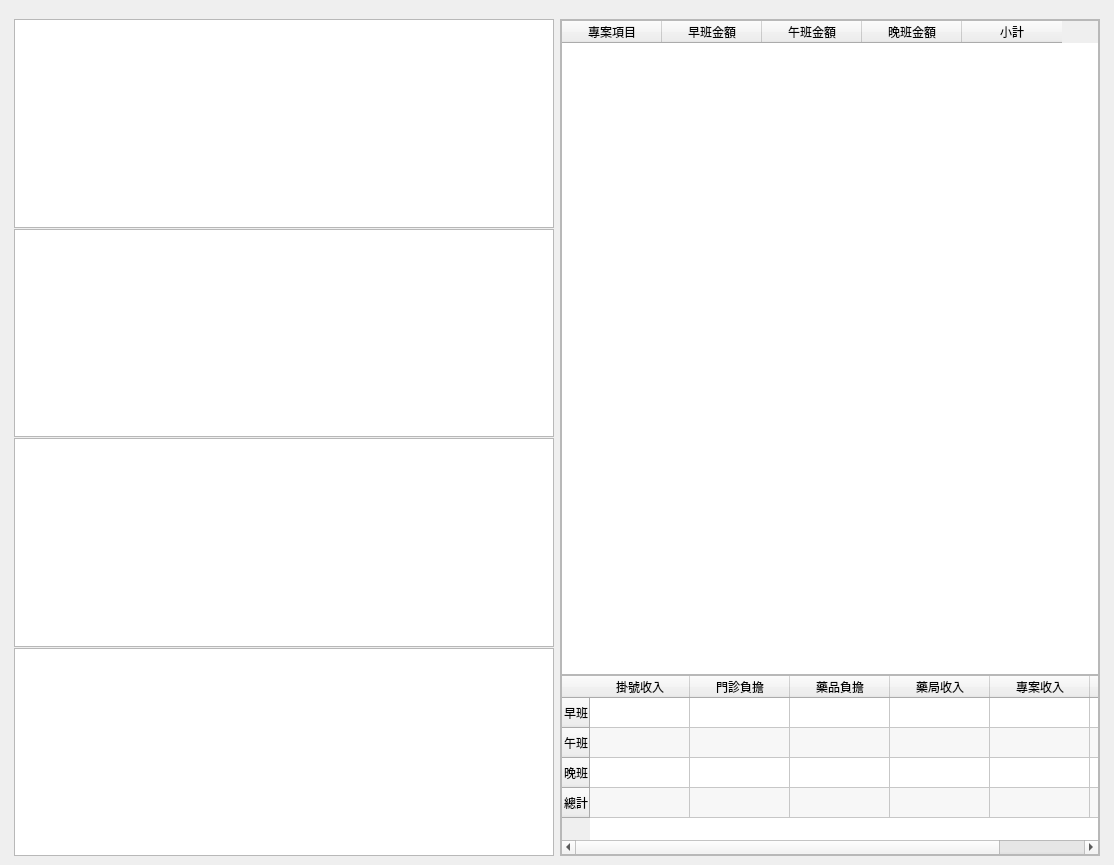
<?xml version="1.0" encoding="UTF-8"?>
<ui version="4.0">
 <class>WindowStatisticsBranchDailyIncome</class>
 <widget class="QMainWindow" name="WindowStatisticsBranchDailyIncome">
  <property name="geometry">
   <rect>
    <x>0</x>
    <y>0</y>
    <width>1114</width>
    <height>865</height>
   </rect>
  </property>
  <property name="windowTitle">
   <string>金額統計日報表</string>
  </property>
  <widget class="QWidget" name="centralwidget">
   <layout class="QHBoxLayout" name="horizontalLayout">
    <item>
     <layout class="QVBoxLayout" name="verticalLayout">
      <property name="leftMargin">
       <number>5</number>
      </property>
      <property name="topMargin">
       <number>10</number>
      </property>
      <property name="rightMargin">
       <number>5</number>
      </property>
      <item>
       <layout class="QVBoxLayout" name="verticalLayout_5">
        <item>
         <layout class="QHBoxLayout" name="horizontalLayout_2">
          <item>
           <layout class="QVBoxLayout" name="verticalLayout_3">
            <property name="spacing">
             <number>1</number>
            </property>
            <item>
             <widget class="QTableWidget" name="tableWidget_regist_fee">
              <property name="editTriggers">
               <set>QAbstractItemView::NoEditTriggers</set>
              </property>
              <property name="showDropIndicator" stdset="0">
               <bool>true</bool>
              </property>
              <property name="alternatingRowColors">
               <bool>true</bool>
              </property>
              <property name="selectionMode">
               <enum>QAbstractItemView::SingleSelection</enum>
              </property>
              <property name="selectionBehavior">
               <enum>QAbstractItemView::SelectRows</enum>
              </property>
              <attribute name="horizontalHeaderVisible">
               <bool>false</bool>
              </attribute>
              <attribute name="verticalHeaderVisible">
               <bool>false</bool>
              </attribute>
             </widget>
            </item>
            <item>
             <widget class="QTableWidget" name="tableWidget_diag_share_fee">
              <property name="editTriggers">
               <set>QAbstractItemView::NoEditTriggers</set>
              </property>
              <property name="alternatingRowColors">
               <bool>true</bool>
              </property>
              <property name="selectionMode">
               <enum>QAbstractItemView::SingleSelection</enum>
              </property>
              <property name="selectionBehavior">
               <enum>QAbstractItemView::SelectRows</enum>
              </property>
              <attribute name="horizontalHeaderVisible">
               <bool>false</bool>
              </attribute>
              <attribute name="verticalHeaderVisible">
               <bool>false</bool>
              </attribute>
             </widget>
            </item>
            <item>
             <widget class="QTableWidget" name="tableWidget_drug_share_fee">
              <property name="editTriggers">
               <set>QAbstractItemView::NoEditTriggers</set>
              </property>
              <property name="alternatingRowColors">
               <bool>true</bool>
              </property>
              <property name="selectionMode">
               <enum>QAbstractItemView::SingleSelection</enum>
              </property>
              <property name="selectionBehavior">
               <enum>QAbstractItemView::SelectRows</enum>
              </property>
              <attribute name="horizontalHeaderVisible">
               <bool>false</bool>
              </attribute>
              <attribute name="verticalHeaderVisible">
               <bool>false</bool>
              </attribute>
             </widget>
            </item>
            <item>
             <widget class="QTableWidget" name="tableWidget_self_total_fee">
              <property name="editTriggers">
               <set>QAbstractItemView::NoEditTriggers</set>
              </property>
              <property name="alternatingRowColors">
               <bool>true</bool>
              </property>
              <property name="selectionMode">
               <enum>QAbstractItemView::SingleSelection</enum>
              </property>
              <property name="selectionBehavior">
               <enum>QAbstractItemView::SelectRows</enum>
              </property>
              <attribute name="horizontalHeaderVisible">
               <bool>false</bool>
              </attribute>
              <attribute name="verticalHeaderVisible">
               <bool>false</bool>
              </attribute>
             </widget>
            </item>
           </layout>
          </item>
          <item>
           <widget class="QFrame" name="frame">
            <property name="minimumSize">
             <size>
              <width>0</width>
              <height>0</height>
             </size>
            </property>
            <property name="maximumSize">
             <size>
              <width>700</width>
              <height>16777215</height>
             </size>
            </property>
            <property name="frameShape">
             <enum>QFrame::StyledPanel</enum>
            </property>
            <property name="frameShadow">
             <enum>QFrame::Raised</enum>
            </property>
            <layout class="QVBoxLayout" name="verticalLayout_4">
             <property name="spacing">
              <number>0</number>
             </property>
             <property name="leftMargin">
              <number>0</number>
             </property>
             <property name="topMargin">
              <number>0</number>
             </property>
             <property name="rightMargin">
              <number>0</number>
             </property>
             <property name="bottomMargin">
              <number>0</number>
             </property>
             <item>
              <widget class="QTableWidget" name="tableWidget_project">
               <property name="maximumSize">
                <size>
                 <width>16777215</width>
                 <height>16777215</height>
                </size>
               </property>
               <property name="alternatingRowColors">
                <bool>true</bool>
               </property>
               <property name="selectionMode">
                <enum>QAbstractItemView::SingleSelection</enum>
               </property>
               <property name="selectionBehavior">
                <enum>QAbstractItemView::SelectRows</enum>
               </property>
               <column>
                <property name="text">
                 <string>專案項目</string>
                </property>
               </column>
               <column>
                <property name="text">
                 <string>早班金額</string>
                </property>
               </column>
               <column>
                <property name="text">
                 <string>午班金額</string>
                </property>
               </column>
               <column>
                <property name="text">
                 <string>晚班金額</string>
                </property>
               </column>
               <column>
                <property name="text">
                 <string>小計</string>
                </property>
               </column>
              </widget>
             </item>
             <item>
              <widget class="QTableWidget" name="tableWidget_total_income">
               <property name="maximumSize">
                <size>
                 <width>16777215</width>
                 <height>180</height>
                </size>
               </property>
               <property name="alternatingRowColors">
                <bool>true</bool>
               </property>
               <property name="selectionMode">
                <enum>QAbstractItemView::SingleSelection</enum>
               </property>
               <property name="selectionBehavior">
                <enum>QAbstractItemView::SelectRows</enum>
               </property>
               <row>
                <property name="text">
                 <string>早班</string>
                </property>
               </row>
               <row>
                <property name="text">
                 <string>午班</string>
                </property>
               </row>
               <row>
                <property name="text">
                 <string>晚班</string>
                </property>
               </row>
               <row>
                <property name="text">
                 <string>總計</string>
                </property>
               </row>
               <column>
                <property name="text">
                 <string>掛號收入</string>
                </property>
               </column>
               <column>
                <property name="text">
                 <string>門診負擔</string>
                </property>
               </column>
               <column>
                <property name="text">
                 <string>藥品負擔</string>
                </property>
               </column>
               <column>
                <property name="text">
                 <string>藥局收入</string>
                </property>
               </column>
               <column>
                <property name="text">
                 <string>專案收入</string>
                </property>
               </column>
               <column>
                <property name="text">
                 <string>合計</string>
                </property>
               </column>
              </widget>
             </item>
            </layout>
           </widget>
          </item>
         </layout>
        </item>
       </layout>
      </item>
     </layout>
    </item>
   </layout>
  </widget>
  <widget class="QMenuBar" name="menubar">
   <property name="geometry">
    <rect>
     <x>0</x>
     <y>0</y>
     <width>1114</width>
     <height>28</height>
    </rect>
   </property>
  </widget>
  <action name="action_export_excel">
   <property name="icon">
    <iconset>
     <normaloff>../icons/document-export.svg</normaloff>../icons/document-export.svg</iconset>
   </property>
   <property name="text">
    <string>匯出Excel</string>
   </property>
  </action>
 </widget>
 <resources/>
 <connections/>
</ui>
